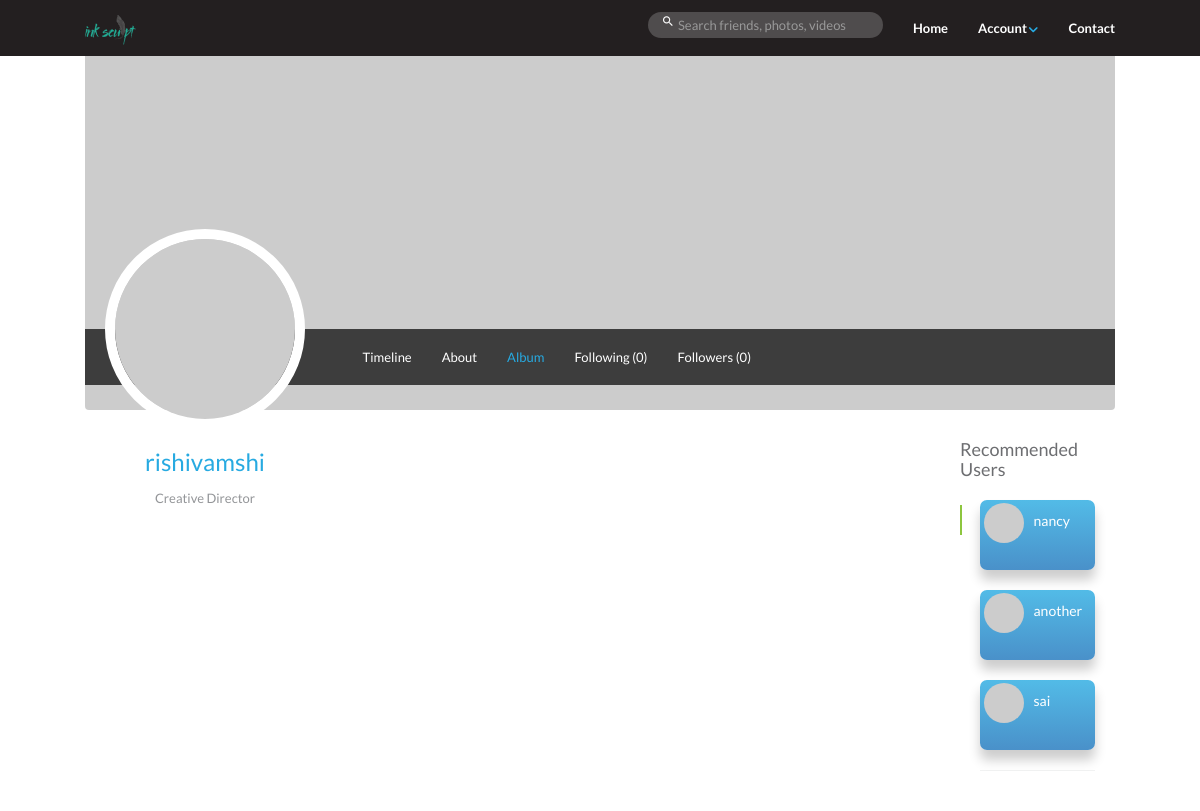
Page /rishivamshi/album/ (signed in) on the earlier database version.
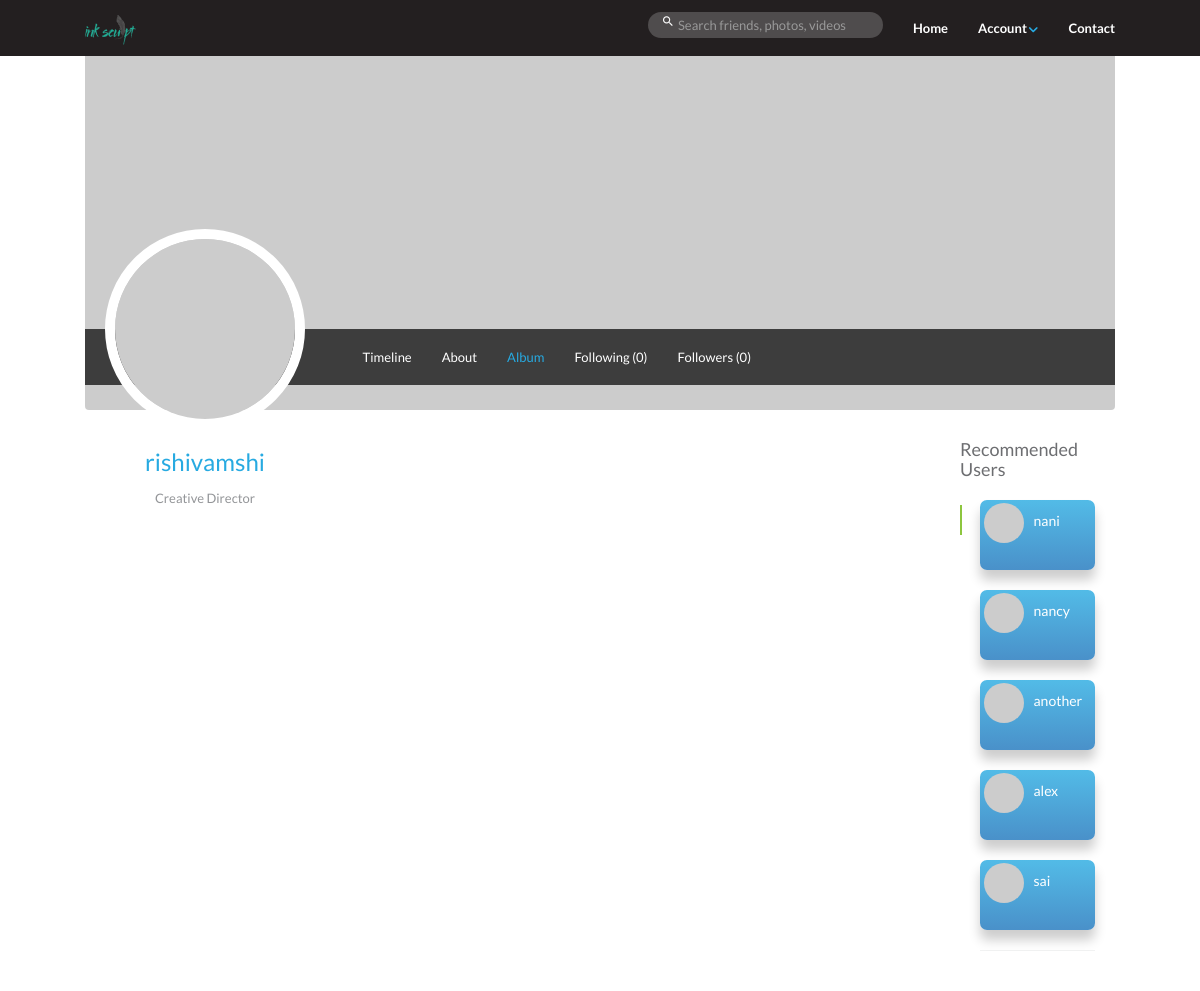
Same page on the later database version.
### accounts/models.py (models this page shows, shortened)
class UserProfile(models.Model):
	user 		= models.OneToOneField(settings.AUTH_USER_MODEL , related_name='profile') #1
	following 	= models.ManyToManyField(settings.AUTH_USER_MODEL, blank=True ,related_name='followed_by') #2
	objects  = UserProfileManager() # UserProfile.objects.all() #5
	def get_following(self): #8
		users = self.following.all() # User.objects.all().exclude(username = self.user.username)
		return users.exclude(username = self.user.username)
	def get_absolute_url(self):
		return reverse_lazy("profiles:detail", kwargs= {"username": self.user.username})

### accounts/views.py (the view)
# urls.py: url(r'^(?P<username>[\w.@+-]+)/album/$', UserAlbumListView.as_view(), name = 'album'),
class UserAlbumListView(DetailView): #7
	template_name = 'accounts/user_album.html'
	queryset = User.objects.all()
	def get_object(self):
		return get_object_or_404(User, username__iexact = self.kwargs.get("username"))
	def get_context_data(self, *args, **kwargs):
		context = super(UserAlbumListView, self).get_context_data(*args, **kwargs)
		following = UserProfile.objects.is_following(self.request.user, self.get_object())
		context['following'] = following
		context['recommended'] = UserProfile.objects.recommended(self.request.user)
		return context

### accounts/models.py (called while the page is built)
	def all(self):
		qs = self.get_queryset().all()
		try:
			if self.instance:
				qs = qs.exclude(user = self.instance) #7
		except:
			pass
		return qs

	def is_following(self, user, followed_by_user):
		user_profile, created = UserProfile.objects.get_or_create(user = user)
		if created:
			return False
		if followed_by_user in user.profile.following.all():
			return True
		return False

	def recommended(self, user, limit_to = 10):
		profile = user.profile
		following = profile.get_following()
		qs = self.get_queryset().exclude(user__in = following).exclude(id = profile.id).order_by("?")[:limit_to]
		return qs

### accounts/templatetags/recommended.py (called while the page is built)
@register.inclusion_tag("accounts/snippets/recommend.html")
def recommended(user):
	if isinstance(user, User):
		qs = UserProfile.objects.recommended(user)
		return {"recommended": qs}

### accounts/templates/accounts/user_album.html (shortened to what this page needs)
{% load static %}
{% load recommended %}
<html lang="en">
  <head>
    <link rel="stylesheet" type="text/css" href="{% static 'css/css/bootstrap.min.css' %}">
    <link rel="stylesheet" type="text/css" href="{% static 'css/style.css' %}">
    <link rel="stylesheet" type="text/css" href="{% static 'css/ionicons.min.css' %}">
    <link rel="stylesheet" type="text/css" href="{% static 'css/font-awesome.min.css' %}">
  </head>
<body>
    {% include "navbar.html" %}
    <div class="container">
      <div class="timeline">
        <div class="timeline-cover">
          <div class="timeline-nav-bar hidden-sm hidden-xs">
            <div class="row">
              <div class="col-md-3">
                <div class="profile-info">
                  <img src="http://placehold.it/300x300" alt="" class="img-responsive profile-photo" />
                  <h3>{{ object.username }}</h3>
                  <p class="text-muted">Creative Director</p>
                </div>
              </div>
              <div class="col-md-9">
                <ul class="list-inline profile-menu">
                  <li><a href="http://127.0.0.1:8000/{{ object.username }}/" >Timeline</a></li>
                  <li><a href="timeline-about.html">About</a></li>
                  <li><a href="http://127.0.0.1:8000/{{ object.username }}/album/" class="active">Album</a></li>
                  <li><a href="http://127.0.0.1:8000/{{ object.username }}/following/">Following ({{ object.profile.get_following.count }})</a></li>
                  <li><a href="http://127.0.0.1:8000/{{ object.username }}/followers/">Followers ({{ object.followed_by.all.count }})</a></li>
                </ul>
              </div>
            </div>
          </div>
        </div>
        <div id="page-contents">
          <div class="row">
            <div class="col-md-3"></div>
            <div class="col-md-7">
            	<ul class="album-photos">
				</ul>
            </div>
            <div class="col-md-2 static">
              <div id="sticky-sidebar">
                <h4 class="grey">Recommended Users</h4>
                <div class="feed-item">
                  <div class="live-activity">
                    <p>{% recommended request.user %}</p>
                  </div>
                </div>
              </div>
            </div>
          </div>
        </div>
    </div>
</div>
  </body>
</html>

### accounts/templates/accounts/snippets/recommend.html
{% for profile in recommended %}
	<div class="follow-user newcontent">
                <img src="http://placehold.it/300x300" alt="" class="profile-photo-sm pull-left" />
                <div>
                  <h5><a href="/{{ profile.user.username }}" class="text-white"><p>{{ profile.user.username }}</p></a></h5>
                </div>
              </div>
{% empty %}
		<h4>Not Followed by Any Users </h4>
              {% endfor %}

Differences in the rows shown:
added UserProfile: user.username "nani"
added UserProfile: user.username "alex"
